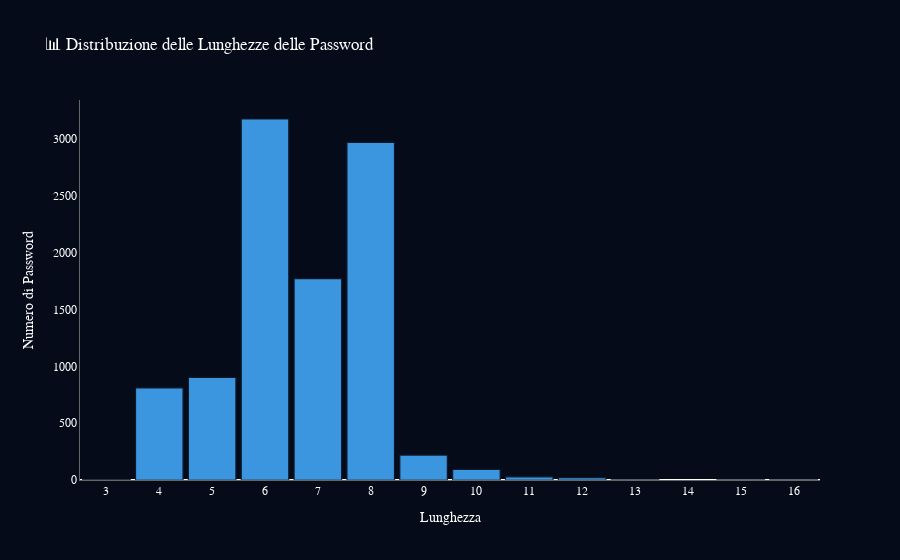

Notebook source saved alongside this figure:
### Code cell
import pandas as pd
import plotly.graph_objects as go

# Carica il dataset
df = pd.read_csv("common_passwords.csv")

# Istogramma curato per distribuzione lunghezze
fig = go.Figure()

fig.add_trace(go.Histogram(
    x=df["length"],
    nbinsx=14,
    marker=dict(
        color="#42a5f5",  # azzurro coerente
        line=dict(color="#0f1c2f", width=1.2)
    ),
    opacity=0.9,
    hovertemplate="Lunghezza %{x}<br>Frequenza: %{y}",
    name=""
))

fig.update_layout(
    title="📊 Distribuzione delle Lunghezze delle Password",
    xaxis_title="Lunghezza",
    yaxis_title="Numero di Password",
    plot_bgcolor="#050b18",
    paper_bgcolor="#050b18",
    font=dict(color="white", family="Courier New"),
    margin=dict(l=80, r=80, t=100, b=80),
    xaxis=dict(
        tickmode='linear',
        tick0=1,
        dtick=1,
        showgrid=False,
        linecolor="#666",
        tickfont=dict(size=12)
    ),
    yaxis=dict(
        showgrid=False,
        linecolor="#666",
        tickfont=dict(size=12)
    ),
    bargap=0.1
)

fig.show()

### Figure 1 — Plotly figure (JSON) as saved in the notebook; plotly's stock layout.template omitted (floating-point values rounded to 4 significant figures; data arrays with more than 128 entries replaced by an {"elided": "..."} marker saying what was removed)
{"data": [{"hovertemplate": "Lunghezza %{x}<br>Frequenza: %{y}", "marker": {"color": "#42a5f5", "line": {"color": "#0f1c2f", "width": 1.2}}, "name": "", "nbinsx": 14, "opacity": 0.9, "type": "histogram", "x": {"elided": "10000 int values"}}], "layout": {"bargap": 0.1, "font": {"color": "white", "family": "Courier New"}, "margin": {"b": 80, "l": 80, "r": 80, "t": 100}, "paper_bgcolor": "#050b18", "plot_bgcolor": "#050b18", "title": {"text": "📊 Distribuzione delle Lunghezze delle Password"}, "xaxis": {"dtick": 1, "linecolor": "#666", "showgrid": false, "tick0": 1, "tickfont": {"size": 12}, "tickmode": "linear", "title": {"text": "Lunghezza"}}, "yaxis": {"linecolor": "#666", "showgrid": false, "tickfont": {"size": 12}, "title": {"text": "Numero di Password"}}}}
